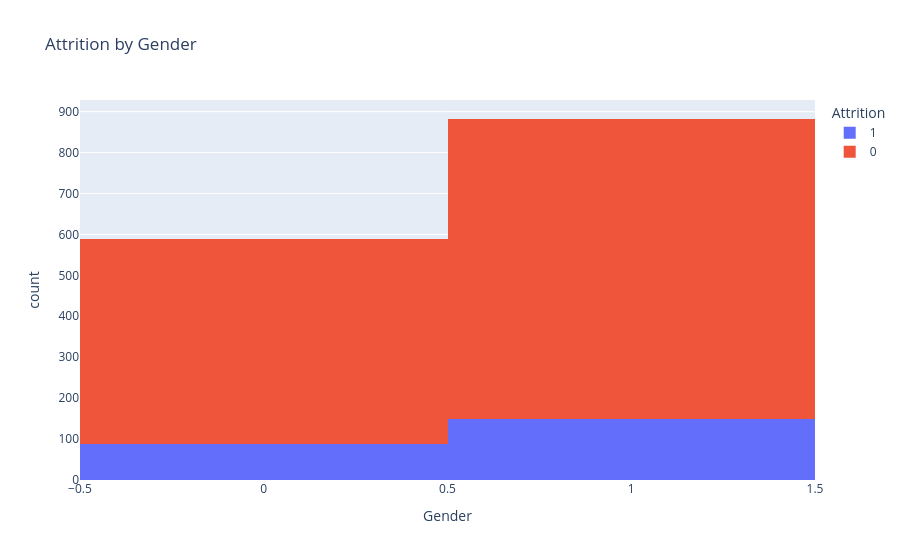

Notebook code cell kept with this figure:
### Code cell
fig = px.histogram(df, x="Gender", color="Attrition",
                   title="Attrition by Gender")
fig.show()

### Figure 1 — Plotly figure (JSON) as saved in the notebook; plotly's stock layout.template omitted (floating-point values rounded to 4 significant figures; data arrays with more than 128 entries replaced by an {"elided": "..."} marker saying what was removed)
{"data": [{"bingroup": "x", "hovertemplate": "Attrition=1<br>Gender=%{x}<br>count=%{y}<extra></extra>", "legendgroup": "1", "marker": {"color": "#636efa", "pattern": {"shape": ""}}, "name": "1", "orientation": "v", "showlegend": true, "type": "histogram", "x": {"elided": "237 int values"}, "xaxis": "x", "yaxis": "y"}, {"bingroup": "x", "hovertemplate": "Attrition=0<br>Gender=%{x}<br>count=%{y}<extra></extra>", "legendgroup": "0", "marker": {"color": "#EF553B", "pattern": {"shape": ""}}, "name": "0", "orientation": "v", "showlegend": true, "type": "histogram", "x": {"elided": "1233 int values"}, "xaxis": "x", "yaxis": "y"}], "layout": {"barmode": "relative", "legend": {"title": {"text": "Attrition"}, "tracegroupgap": 0}, "title": {"text": "Attrition by Gender"}, "xaxis": {"anchor": "y", "domain": [0, 1], "title": {"text": "Gender"}}, "yaxis": {"anchor": "x", "domain": [0, 1], "title": {"text": "count"}}}}
